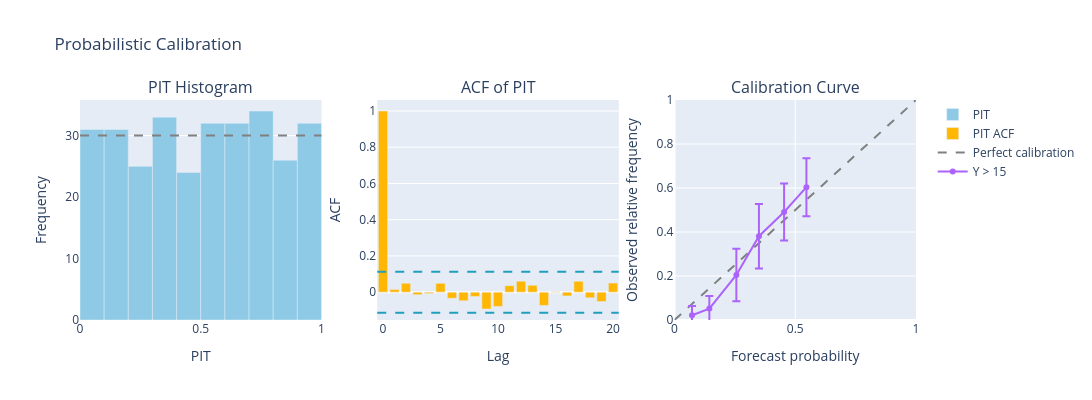

The notebook cell saved with this chart:
### Markdown cell above
## Combined summary

The summary places all three diagnostics in a single interactive figure.

### Code cell
diagnostics.summary(threshold=15.0, n_bins=10, max_lag=20)

### Figure 1 — Plotly figure (JSON) as saved in the notebook; plotly's stock layout.template omitted (floating-point values rounded to 4 significant figures)
{"data": [{"hovertemplate": "PIT: %{x:.2f}<br>Count: %{y}<extra></extra>", "marker": {"color": "#8ecae6"}, "name": "PIT", "type": "bar", "width": [0.1, 0.1, 0.1, 0.1, 0.1, 0.1, 0.1, 0.1, 0.1, 0.1], "x": [0.05, 0.15, 0.25, 0.35, 0.45, 0.55, 0.65, 0.75, 0.85, 0.95], "xaxis": "x", "y": [31, 31, 25, 33, 24, 32, 32, 34, 26, 32], "yaxis": "y"}, {"customdata": [300, 299, 298, 297, 296, 295, 294, 293, 292, 291, 290, 289, 288, 287, 286, 285, 284, 283, 282, 281, 280], "hovertemplate": "Lag: %{x}<br>ACF: %{y:.3f}<br>Pairs: %{customdata}<extra></extra>", "marker": {"color": "#ffb703"}, "name": "PIT ACF", "type": "bar", "x": [0, 1, 2, 3, 4, 5, 6, 7, 8, 9, 10, 11, 12, 13, 14, 15, 16, 17, 18, 19, 20], "xaxis": "x2", "y": [1.0, 0.01534, 0.04908, -0.01369, -0.007522, 0.04864, -0.034, -0.04799, -0.02367, -0.09293, -0.07855, 0.03604, 0.06093, 0.03774, -0.07315, 0.001614, -0.02066, 0.05979, -0.03147, -0.05212, 0.05002], "yaxis": "y2"}, {"hoverinfo": "skip", "line": {"color": "gray", "dash": "dash"}, "mode": "lines", "name": "Perfect calibration", "type": "scatter", "x": [0, 1], "xaxis": "x3", "y": [0, 1], "yaxis": "y3"}, {"customdata": [46, 58, 44, 42, 57, 53], "error_y": {"array": [0.04214, 0.057, 0.1192, 0.1469, 0.1298, 0.1317], "type": "data", "visible": true}, "hovertemplate": "Forecast: %{x:.3f}<br>Observed: %{y:.3f}<br>Count: %{customdata}<extra></extra>", "mode": "lines+markers", "name": "Y > 15", "type": "scatter", "x": [0.07264, 0.1443, 0.2562, 0.3497, 0.4539, 0.5463], "xaxis": "x3", "y": [0.02174, 0.05172, 0.2045, 0.381, 0.4912, 0.6038], "yaxis": "y3"}], "layout": {"annotations": [{"font": {"size": 16}, "showarrow": false, "text": "PIT Histogram", "x": 0.1444, "xanchor": "center", "xref": "paper", "y": 1, "yanchor": "bottom", "yref": "paper"}, {"font": {"size": 16}, "showarrow": false, "text": "ACF of PIT", "x": 0.5, "xanchor": "center", "xref": "paper", "y": 1, "yanchor": "bottom", "yref": "paper"}, {"font": {"size": 16}, "showarrow": false, "text": "Calibration Curve", "x": 0.8556, "xanchor": "center", "xref": "paper", "y": 1, "yanchor": "bottom", "yref": "paper"}], "height": 400, "shapes": [{"line": {"color": "gray", "dash": "dash"}, "type": "line", "x0": 0, "x1": 1, "xref": "x domain", "y0": 30, "y1": 30, "yref": "y"}, {"line": {"color": "#219ebc", "dash": "dash"}, "type": "line", "x0": 0, "x1": 1, "xref": "x2 domain", "y0": 0.1132, "y1": 0.1132, "yref": "y2"}, {"line": {"color": "#219ebc", "dash": "dash"}, "type": "line", "x0": 0, "x1": 1, "xref": "x2 domain", "y0": -0.1132, "y1": -0.1132, "yref": "y2"}], "title": {"text": "Probabilistic Calibration"}, "width": 1200, "xaxis": {"anchor": "y", "domain": [0, 0.2889], "range": [0, 1], "title": {"text": "PIT"}}, "xaxis2": {"anchor": "y2", "domain": [0.3556, 0.6444], "title": {"text": "Lag"}}, "xaxis3": {"anchor": "y3", "domain": [0.7111, 1], "range": [0, 1], "title": {"text": "Forecast probability"}}, "yaxis": {"anchor": "x", "domain": [0, 1], "title": {"text": "Frequency"}}, "yaxis2": {"anchor": "x2", "domain": [0, 1], "title": {"text": "ACF"}}, "yaxis3": {"anchor": "x3", "domain": [0, 1], "range": [0, 1], "title": {"text": "Observed relative frequency"}}}}
